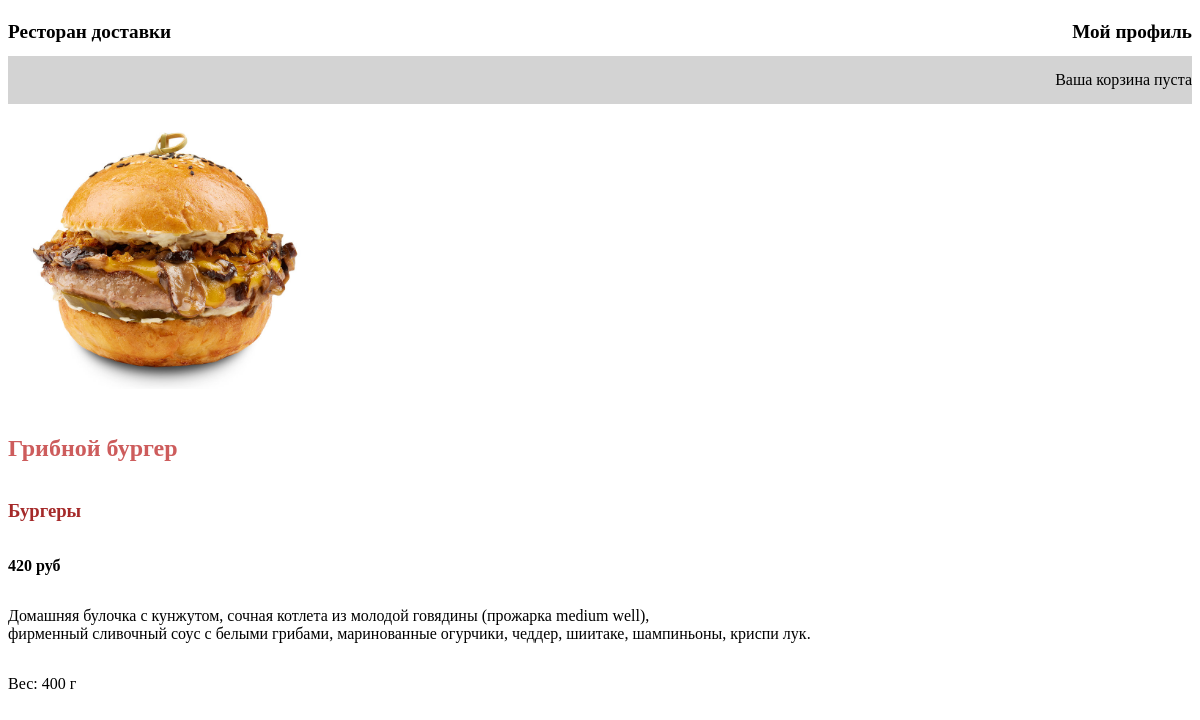
/2/gribnoj-burger/, run on the app's committed database.
### store/models.py (models this page shows, shortened)
class Product(models.Model):
    category = models.ForeignKey(Category, on_delete=models.SET_NULL, null=True, verbose_name='Категория')
    name = models.CharField(max_length=200, verbose_name='Название')
    slug = models.SlugField(max_length=200)
    image = models.CharField(max_length=100, blank=True, null=True, verbose_name='Картинка')
    description = models.TextField(null=True, blank=True, verbose_name='Описание')
    price = models.DecimalField(max_digits=10, decimal_places=0, verbose_name='Цена')
    volume = models.CharField(max_length=50, null=True, verbose_name='Объем')
    available = models.BooleanField(default=True, verbose_name='Доступность товара')
    created = models.DateTimeField(auto_now_add=True, verbose_name='Дата создания')
    updated = models.DateTimeField(auto_now=True, verbose_name='Дата обновления')
    class Meta:
        ordering = ('name',)
        index_together = (('id', 'slug'),)
        verbose_name_plural = 'Товары'

class Category(models.Model):
    name = models.CharField(max_length=200, verbose_name='Категория')
    slug = models.SlugField(max_length=200)
    class Meta:
        ordering = ('name',)
        verbose_name_plural = 'Категории'
    def __str__(self):
        return self.name
    def get_absolute_url(self):
        return reverse('product_list_by_category', args=[self.slug])

### store/views.py (the view)
# urls.py: path('<int:id>/<slug:slug>/', views.product_detail,
def product_detail(request, id, slug):
    product = get_object_or_404(Product, id=id, slug=slug, available=True)
    data = {'product': product}
    return render(request, 'store/product_detail.html', data)

### templates/store/product_detail.html (shortened to what this page needs)
{% extends "index.html" %}
{% load static %}
{% block content %}
    <div class="product-detail">
        <img src="{% if product.image %}{% static product.image %}{% else %}
        {% static "img/no_image.png" %}{% endif %}">
        <h2>{{ product.name }}</h2>
        <h3><a href="{{ product.category.get_absolute_url }}">
            {{ product.category }}</a></h3>
        <p class="price">{{ product.price }} руб</p>
        {{ product.description|linebreaks }}
        <p>Вес: {{ product.volume }} г</p>
    </div>
{% endblock %}

### store/static/css/base.css (style rules this page uses)
body { font-family: Tahoma; }

### store/static/css/product-detail.css (style rules this page uses)
.product-detail { display: flex; flex-direction: column; }
.product-detail h2 { color: indianred; }
.product-detail h3 a { color: brown; text-decoration: none; }
.product-detail img { width: 40%; }
.price { font-weight: bolder; }

### data on the page
Product: image (picture), name "Грибной бургер", category "Бургеры", price "420", description "Домашняя булочка с кунжутом, сочная котлета из молодой говядины (прожарка medium well), фирменный сливочный соус с белыми грибами, маринованные огурчики, чеддер, шиитаке, шампиньоны, криспи лук.", volume "400"
